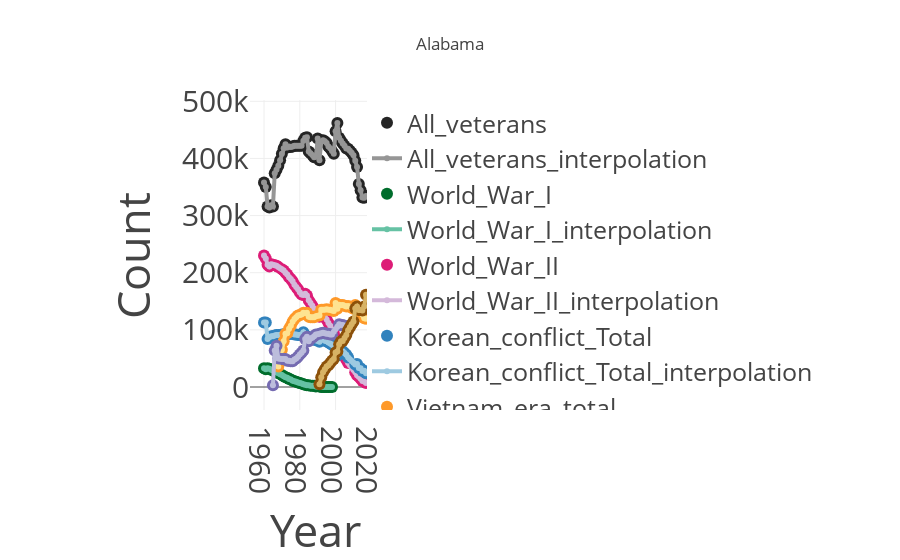
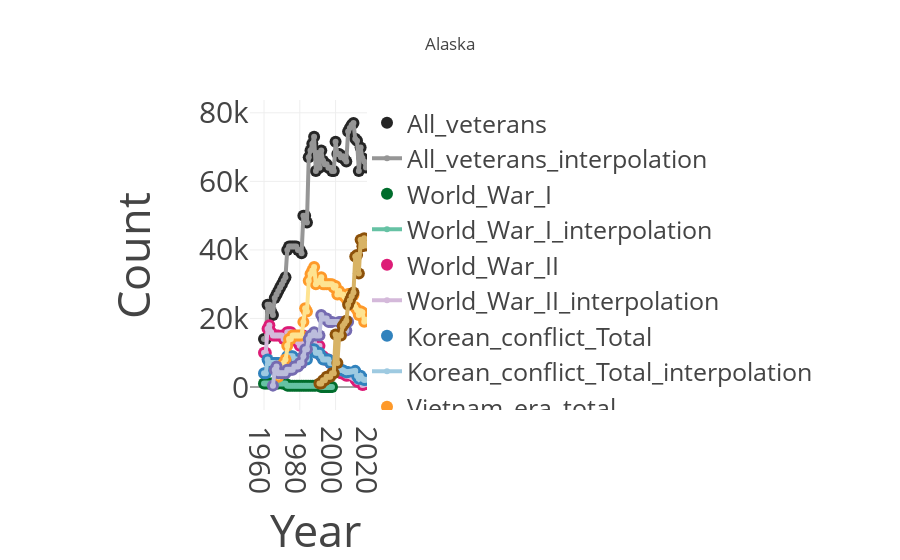
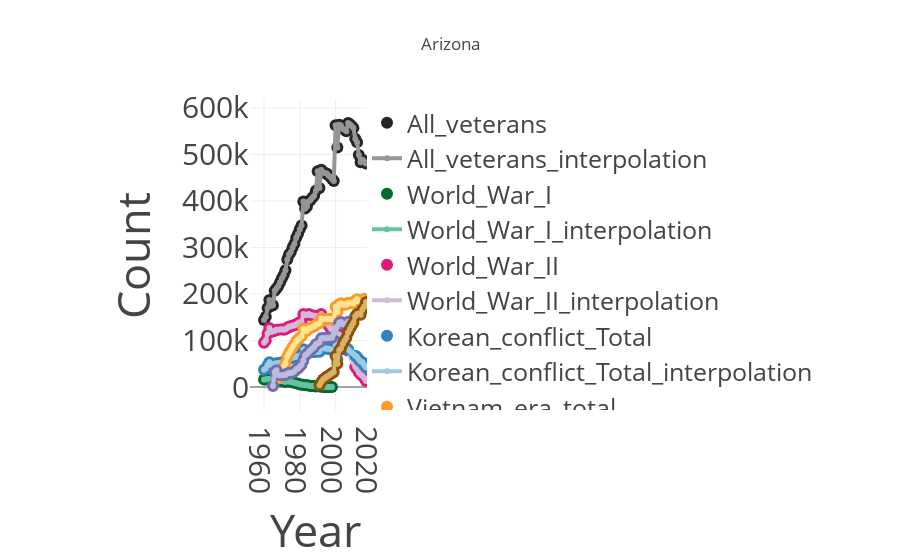
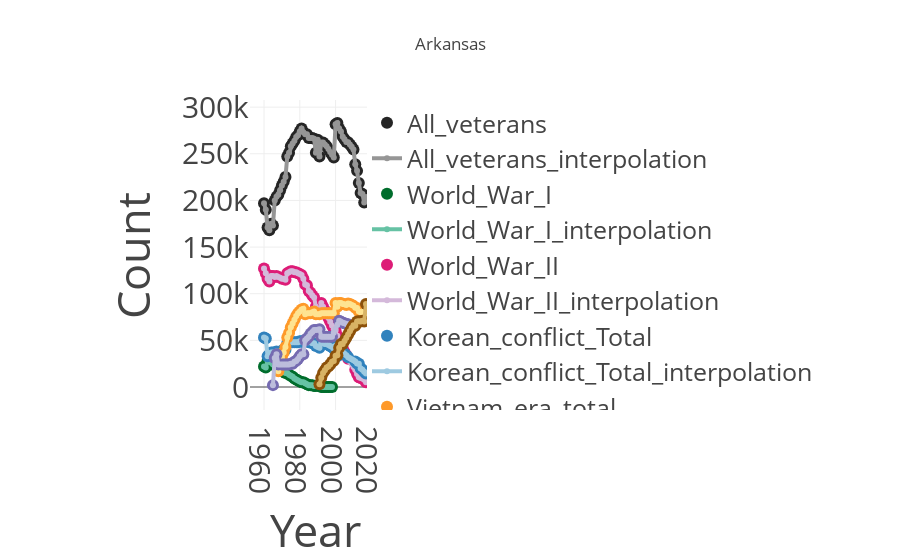

The notebook cell these images were saved under, in order:
### Code cell
############# plot + interpolate values for TOTAL and states, as well as for number of veterans, broken down by conflict



list_colors = ['#252525','#969696','#006d2c','#66c2a4', '#dd1c77','#d4b9da', '#3182bd', '#9ecae1','#fe9929','#fee391','#756bb1','#bcbddc','#8c510a','#d8b365']

list_conflicts = ['All_veterans','World_War_I', 'World_War_II', 'Korean_conflict_Total','Vietnam_era_total',\
                'Peace-time_veterans_total', 'Persian_gulf_veterans_total']

#list_states = ['TOTAL', 'New York', 'Missouri']


df_veterans_all_data[list_conflicts].convert_objects(convert_numeric=True)

list_frames = []

#for state in list_states:
for state in sorted(df_veterans_all_data.State.unique()):
    print (state)
    
    df_tot_veterans = df_veterans_all_data[df_veterans_all_data['State']== state ]
    
    #df_veterans_all_data = pd.concat(frames, axis=0, ignore_index=True)


   


    data = []

    cont_colors = 0
    #### add different traces
    for conflict in list_conflicts:
        print ("  ", conflict)

        trace0 = go.Scatter(
            x = df_tot_veterans['Year'],
            y = df_tot_veterans[conflict],
            name = conflict,
            mode = 'markers',
            marker=dict(
                color = list_colors[cont_colors], 
                size = 12)
        )
        data.append(trace0)


        
        
        
        #### obtain extrapolations and add them as new traces as i go:

        

        col_x = 'Year'
        col_y = conflict





        x_interpolate, y_interpolate = get_x_y_inter_extrapolation(df_tot_veterans, col_x, col_y, 'linear')
        
        
        
        
        
        
        print (df_tot_veterans.shape, len(x_interpolate), len(y_interpolate))

        new_col =  col_y +"_"+'interpolation'
        df_tot_veterans[new_col] = y_interpolate 
        
        
        
        trace0 = go.Scatter(
            x = x_interpolate,#df_tot_veterans['Year'],
            y = y_interpolate,#df_tot_veterans[new_col],
            name = new_col,
            mode = 'lines+markers',
            line = dict(
                color = list_colors[cont_colors+1],
                width = 4)
        )
        data.append(trace0)
        
        cont_colors +=2
        
        
        
        
        

    #### Edit the layout
    layout = dict(
                 title = state,                     

                 xaxis = dict(
                         title = 'Year',
                         titlefont=dict(
                            #family='Arial, sans-serif',
                            size=45,
                            #color='lightgrey'
                        ),
                       # showticklabels=True,
                       # tickangle=45,
                        tickfont=dict(
                        #    family='Old Standard TT, serif',
                            size=30,
                            #color='black'
                        ),
                        #exponentformat='e',
                        #showexponent='all',
                        ),

                yaxis = dict(
                         title = 'Count',
                         titlefont=dict(
                            #family='Arial, sans-serif',
                            size=45,
                            #color='lightgrey'
                        ),
                       # showticklabels=True,
                       # tickangle=45,
                        tickfont=dict(
                        #    family='Old Standard TT, serif',
                            size=30,
                            #color='black'
                        ),
                        #exponentformat='e',
                        #showexponent='all',
                        ),     


                legend=dict(
                    x=0.9,
                    y=1,
                   # traceorder='normal',
                    font=dict(
                        #family='sans-serif',
                        size=25,
                        #color='#000'
                        ),
    #                 bgcolor='#E2E2E2',
    #                 bordercolor='#FFFFFF',
    #                 borderwidth=2,

                ),
                margin=go.Margin(
                    l=250,
                   # r=50,
                    b=150,
                    #t=100,
                    #pad=80            
                  )

    )

    fig = dict(data=data, layout=layout)


    plotly.offline.iplot(fig)


#     offline.plot(fig, auto_open=True, image = 'png', image_filename="time_evol_tot_veterans" ,image_width=2000, image_height=1000, 
#                  filename='/home/staff/julia/at_Northwestern/US_Crime/Figures/time_evol_tot_veterans.html', validate=True)

   # print (sorted(df_tot_veterans.columns))
    list_frames.append(df_tot_veterans)
    
    

    
    
    

### i concatenate the frames for each individual state: 
df_veterans_all_data_interpolate = pd.concat(list_frames, axis=0, ignore_index=True)


### i write the concatenated 
all_years_file_interpolate = '../Data/Mine/Veterans/Reports/Veteran_data_all_years_with_interpolation.csv'
df_veterans_all_data_interpolate.to_csv( all_years_file_interpolate, sep=';', na_rep='NA', index=False)
print ("written:", all_years_file_interpolate, df_veterans_all_data_interpolate.shape)

df_veterans_all_data_interpolate
